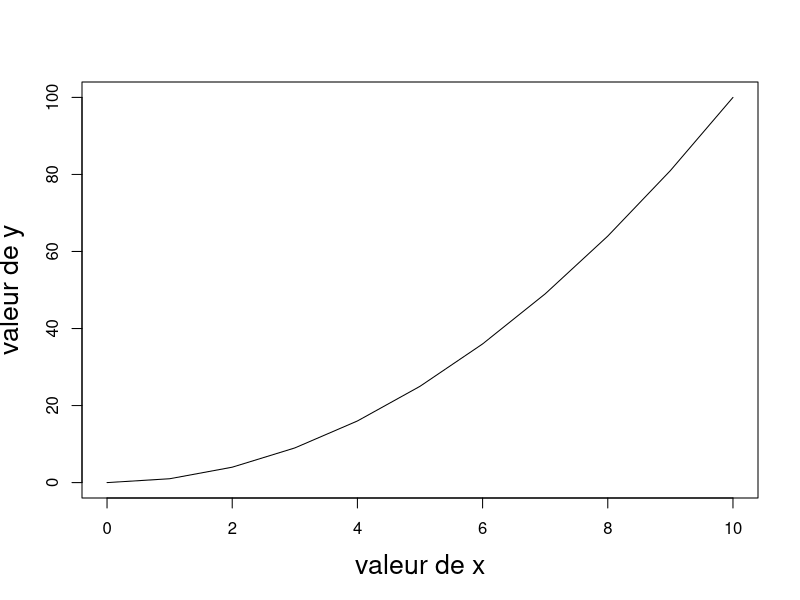

This chart was generated by the following R code:
axe_x = c(0:10)
axe_y = axe_x^2
plot(axe_x,
     axe_y,
     xlab = "valeur de x",
     ylab = "valeur de y",
     cex.lab = 1.6,
     type = "l")